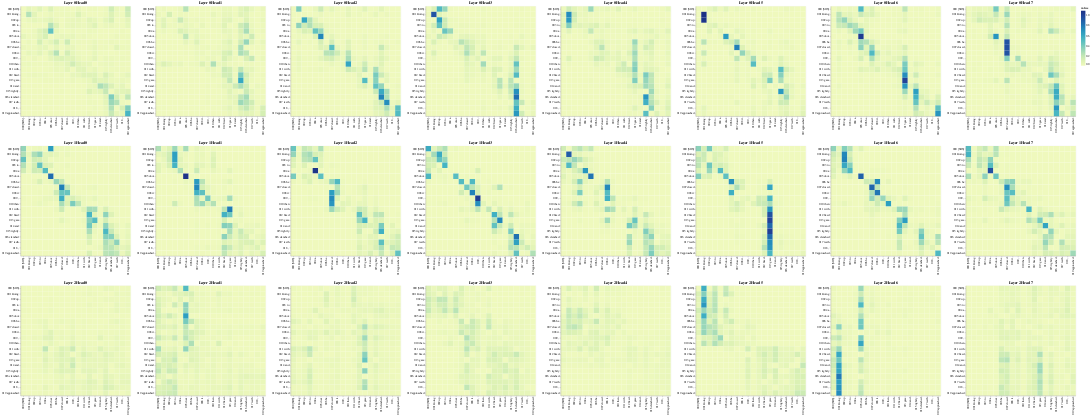

Notebook source saved alongside this figure:
### Code cell
layers = [0, 1, 2]
heads = [0, 1, 2, 3, 4, 5, 6, 7]
import altair as alt

# Encodeur Self-Attention
get_all_attention_maps("encoder", layers, heads, encoder_input_tokens, encoder_input_tokens, min(20, sentence_len))

### Figure 1 — Vega-Lite specification as saved in the notebook (floating-point values rounded to 4 significant figures; data arrays with more than 128 entries replaced by an {"elided": "..."} marker saying what was removed)
{"config": {"view": {"continuousWidth": 300, "continuousHeight": 300}}, "vconcat": [{"hconcat": [{"data": {"name": "data-fa141a53e206e65a7768e92fcc20f0c4"}, "mark": {"type": "rect"}, "encoding": {"color": {"field": "value", "type": "quantitative"}, "tooltip": [{"field": "row", "type": "quantitative"}, {"field": "column", "type": "quantitative"}, {"field": "value", "type": "quantitative"}, {"field": "row_token", "type": "nominal"}, {"field": "col_token", "type": "nominal"}], "x": {"axis": {"title": ""}, "field": "col_token", "type": "nominal"}, "y": {"axis": {"title": ""}, "field": "row_token", "type": "nominal"}}, "height": 400, "name": "view_1", "title": "Layer 0 Head 0", "width": 400}, {"data": {"name": "data-ade71dc9088effbbb4d00c913597dc69"}, "mark": {"type": "rect"}, "encoding": {"color": {"field": "value", "type": "quantitative"}, "tooltip": [{"field": "row", "type": "quantitative"}, {"field": "column", "type": "quantitative"}, {"field": "value", "type": "quantitative"}, {"field": "row_token", "type": "nominal"}, {"field": "col_token", "type": "nominal"}], "x": {"axis": {"title": ""}, "field": "col_token", "type": "nominal"}, "y": {"axis": {"title": ""}, "field": "row_token", "type": "nominal"}}, "height": 400, "name": "view_2", "title": "Layer 0 Head 1", "width": 400}, {"data": {"name": "data-fa3ad2eb3f34eb330dce587967562ea3"}, "mark": {"type": "rect"}, "encoding": {"color": {"field": "value", "type": "quantitative"}, "tooltip": [{"field": "row", "type": "quantitative"}, {"field": "column", "type": "quantitative"}, {"field": "value", "type": "quantitative"}, {"field": "row_token", "type": "nominal"}, {"field": "col_token", "type": "nominal"}], "x": {"axis": {"title": ""}, "field": "col_token", "type": "nominal"}, "y": {"axis": {"title": ""}, "field": "row_token", "type": "nominal"}}, "height": 400, "name": "view_3", "title": "Layer 0 Head 2", "width": 400}, {"data": {"name": "data-727899dd57dad20f2aef6b96ebd1da6f"}, "mark": {"type": "rect"}, "encoding": {"color": {"field": "value", "type": "quantitative"}, "tooltip": [{"field": "row", "type": "quantitative"}, {"field": "column", "type": "quantitative"}, {"field": "value", "type": "quantitative"}, {"field": "row_token", "type": "nominal"}, {"field": "col_token", "type": "nominal"}], "x": {"axis": {"title": ""}, "field": "col_token", "type": "nominal"}, "y": {"axis": {"title": ""}, "field": "row_token", "type": "nominal"}}, "height": 400, "name": "view_4", "title": "Layer 0 Head 3", "width": 400}, {"data": {"name": "data-d6d1868feb2ea981d3f64a584e8e0d1d"}, "mark": {"type": "rect"}, "encoding": {"color": {"field": "value", "type": "quantitative"}, "tooltip": [{"field": "row", "type": "quantitative"}, {"field": "column", "type": "quantitative"}, {"field": "value", "type": "quantitative"}, {"field": "row_token", "type": "nominal"}, {"field": "col_token", "type": "nominal"}], "x": {"axis": {"title": ""}, "field": "col_token", "type": "nominal"}, "y": {"axis": {"title": ""}, "field": "row_token", "type": "nominal"}}, "height": 400, "name": "view_5", "title": "Layer 0 Head 4", "width": 400}, {"data": {"name": "data-2ae01bd248e0e9fd5aa62bfa5133472d"}, "mark": {"type": "rect"}, "encoding": {"color": {"field": "value", "type": "quantitative"}, "tooltip": [{"field": "row", "type": "quantitative"}, {"field": "column", "type": "quantitative"}, {"field": "value", "type": "quantitative"}, {"field": "row_token", "type": "nominal"}, {"field": "col_token", "type": "nominal"}], "x": {"axis": {"title": ""}, "field": "col_token", "type": "nominal"}, "y": {"axis": {"title": ""}, "field": "row_token", "type": "nominal"}}, "height": 400, "name": "view_6", "title": "Layer 0 Head 5", "width": 400}, {"data": {"name": "data-19fd1d5af3df614841b7639913a81e65"}, "mark": {"type": "rect"}, "encoding": {"color": {"field": "value", "type": "quantitative"}, "tooltip": [{"field": "row", "type": "quantitative"}, {"field": "column", "type": "quantitative"}, {"field": "value", "type": "quantitative"}, {"field": "row_token", "type": "nominal"}, {"field": "col_token", "type": "nominal"}], "x": {"axis": {"title": ""}, "field": "col_token", "type": "nominal"}, "y": {"axis": {"title": ""}, "field": "row_token", "type": "nominal"}}, "height": 400, "name": "view_7", "title": "Layer 0 Head 6", "width": 400}, {"data": {"name": "data-ce6bf4d42600b95739857fae74d6c36e"}, "mark": {"type": "rect"}, "encoding": {"color": {"field": "value", "type": "quantitative"}, "tooltip": [{"field": "row", "type": "quantitative"}, {"field": "column", "type": "quantitative"}, {"field": "value", "type": "quantitative"}, {"field": "row_token", "type": "nominal"}, {"field": "col_token", "type": "nominal"}], "x": {"axis": {"title": ""}, "field": "col_token", "type": "nominal"}, "y": {"axis": {"title": ""}, "field": "row_token", "type": "nominal"}}, "height": 400, "name": "view_8", "title": "Layer 0 Head 7", "width": 400}]}, {"hconcat": [{"data": {"name": "data-2c2ec38825a5908915a42af7c46dddd5"}, "mark": {"type": "rect"}, "encoding": {"color": {"field": "value", "type": "quantitative"}, "tooltip": [{"field": "row", "type": "quantitative"}, {"field": "column", "type": "quantitative"}, {"field": "value", "type": "quantitative"}, {"field": "row_token", "type": "nominal"}, {"field": "col_token", "type": "nominal"}], "x": {"axis": {"title": ""}, "field": "col_token", "type": "nominal"}, "y": {"axis": {"title": ""}, "field": "row_token", "type": "nominal"}}, "height": 400, "name": "view_9", "title": "Layer 1 Head 0", "width": 400}, {"data": {"name": "data-1bc7156eafeb9618fe38e2ee610bdb6c"}, "mark": {"type": "rect"}, "encoding": {"color": {"field": "value", "type": "quantitative"}, "tooltip": [{"field": "row", "type": "quantitative"}, {"field": "column", "type": "quantitative"}, {"field": "value", "type": "quantitative"}, {"field": "row_token", "type": "nominal"}, {"field": "col_token", "type": "nominal"}], "x": {"axis": {"title": ""}, "field": "col_token", "type": "nominal"}, "y": {"axis": {"title": ""}, "field": "row_token", "type": "nominal"}}, "height": 400, "name": "view_10", "title": "Layer 1 Head 1", "width": 400}, {"data": {"name": "data-9bc95e94df91dc8d893b84959ed0d60e"}, "mark": {"type": "rect"}, "encoding": {"color": {"field": "value", "type": "quantitative"}, "tooltip": [{"field": "row", "type": "quantitative"}, {"field": "column", "type": "quantitative"}, {"field": "value", "type": "quantitative"}, {"field": "row_token", "type": "nominal"}, {"field": "col_token", "type": "nominal"}], "x": {"axis": {"title": ""}, "field": "col_token", "type": "nominal"}, "y": {"axis": {"title": ""}, "field": "row_token", "type": "nominal"}}, "height": 400, "name": "view_11", "title": "Layer 1 Head 2", "width": 400}, {"data": {"name": "data-1ebf4fa378365a2084ff9a5e75a16279"}, "mark": {"type": "rect"}, "encoding": {"color": {"field": "value", "type": "quantitative"}, "tooltip": [{"field": "row", "type": "quantitative"}, {"field": "column", "type": "quantitative"}, {"field": "value", "type": "quantitative"}, {"field": "row_token", "type": "nominal"}, {"field": "col_token", "type": "nominal"}], "x": {"axis": {"title": ""}, "field": "col_token", "type": "nominal"}, "y": {"axis": {"title": ""}, "field": "row_token", "type": "nominal"}}, "height": 400, "name": "view_12", "title": "Layer 1 Head 3", "width": 400}, {"data": {"name": "data-a09b42e29cdcf25e030ab668d7485244"}, "mark": {"type": "rect"}, "encoding": {"color": {"field": "value", "type": "quantitative"}, "tooltip": [{"field": "row", "type": "quantitative"}, {"field": "column", "type": "quantitative"}, {"field": "value", "type": "quantitative"}, {"field": "row_token", "type": "nominal"}, {"field": "col_token", "type": "nominal"}], "x": {"axis": {"title": ""}, "field": "col_token", "type": "nominal"}, "y": {"axis": {"title": ""}, "field": "row_token", "type": "nominal"}}, "height": 400, "name": "view_13", "title": "Layer 1 Head 4", "width": 400}, {"data": {"name": "data-b702b53c04598429480c61e21f71019c"}, "mark": {"type": "rect"}, "encoding": {"color": {"field": "value", "type": "quantitative"}, "tooltip": [{"field": "row", "type": "quantitative"}, {"field": "column", "type": "quantitative"}, {"field": "value", "type": "quantitative"}, {"field": "row_token", "type": "nominal"}, {"field": "col_token", "type": "nominal"}], "x": {"axis": {"title": ""}, "field": "col_token", "type": "nominal"}, "y": {"axis": {"title": ""}, "field": "row_token", "type": "nominal"}}, "height": 400, "name": "view_14", "title": "Layer 1 Head 5", "width": 400}, {"data": {"name": "data-37fa5662722fd9de7ac28c764286be52"}, "mark": {"type": "rect"}, "encoding": {"color": {"field": "value", "type": "quantitative"}, "tooltip": [{"field": "row", "type": "quantitative"}, {"field": "column", "type": "quantitative"}, {"field": "value", "type": "quantitative"}, {"field": "row_token", "type": "nominal"}, {"field": "col_token", "type": "nominal"}], "x": {"axis": {"title": ""}, "field": "col_token", "type": "nominal"}, "y": {"axis": {"title": ""}, "field": "row_token", "type": "nominal"}}, "height": 400, "name": "view_15", "title": "Layer 1 Head 6", "width": 400}, {"data": {"name": "data-842303dc1b34f8d660d0d8f91cce5887"}, "mark": {"type": "rect"}, "encoding": {"color": {"field": "value", "type": "quantitative"}, "tooltip": [{"field": "row", "type": "quantitative"}, {"field": "column", "type": "quantitative"}, {"field": "value", "type": "quantitative"}, {"field": "row_token", "type": "nominal"}, {"field": "col_token", "type": "nominal"}], "x": {"axis": {"title": ""}, "field": "col_token", "type": "nominal"}, "y": {"axis": {"title": ""}, "field": "row_token", "type": "nominal"}}, "height": 400, "name": "view_16", "title": "Layer 1 Head 7", "width": 400}]}, {"hconcat": [{"data": {"name": "data-b1bdb9170071493e984f48feecb5be23"}, "mark": {"type": "rect"}, "encoding": {"color": {"field": "value", "type": "quantitative"}, "tooltip": [{"field": "row", "type": "quantitative"}, {"field": "column", "type": "quantitative"}, {"field": "value", "type": "quantitative"}, {"field": "row_token", "type": "nominal"}, {"field": "col_token", "type": "nominal"}], "x": {"axis": {"title": ""}, "field": "col_token", "type": "nominal"}, "y": {"axis": {"title": ""}, "field": "row_token", "type": "nominal"}}, "height": 400, "name": "view_17", "title": "Layer 2 Head 0", "width": 400}, {"data": {"name": "data-e8b5e304010d14b41fca9c774121fe7d"}, "mark": {"type": "rect"}, "encoding": {"color": {"field": "value", "type": "quantitative"}, "tooltip": [{"field": "row", "type": "quantitative"}, {"field": "column", "type": "quantitative"}, {"field": "value", "type": "quantitative"}, {"field": "row_token", "type": "nominal"}, {"field": "col_token", "type": "nominal"}], "x": {"axis": {"title": ""}, "field": "col_token", "type": "nominal"}, "y": {"axis": {"title": ""}, "field": "row_token", "type": "nominal"}}, "height": 400, "name": "view_18", "title": "Layer 2 Head 1", "width": 400}, {"data": {"name": "data-9bc27ff7a3ce6dcabec9ef9a84729249"}, "mark": {"type": "rect"}, "encoding": {"color": {"field": "value", "type": "quantitative"}, "tooltip": [{"field": "row", "type": "quantitative"}, {"field": "column", "type": "quantitative"}, {"field": "value", "type": "quantitative"}, {"field": "row_token", "type": "nominal"}, {"field": "col_token", "type": "nominal"}], "x": {"axis": {"title": ""}, "field": "col_token", "type": "nominal"}, "y": {"axis": {"title": ""}, "field": "row_token", "type": "nominal"}}, "height": 400, "name": "view_19", "title": "Layer 2 Head 2", "width": 400}, {"data": {"name": "data-7a730df56cd21f9ea197c8aefcfee399"}, "mark": {"type": "rect"}, "encoding": {"color": {"field": "value", "type": "quantitative"}, "tooltip": [{"field": "row", "type": "quantitative"}, {"field": "column", "type": "quantitative"}, {"field": "value", "type": "quantitative"}, {"field": "row_token", "type": "nominal"}, {"field": "col_token", "type": "nominal"}], "x": {"axis": {"title": ""}, "field": "col_token", "type": "nominal"}, "y": {"axis": {"title": ""}, "field": "row_token", "type": "nominal"}}, "height": 400, "name": "view_20", "title": "Layer 2 Head 3", "width": 400}, {"data": {"name": "data-f72141d03ad02c6b6b1b5e164f7313a5"}, "mark": {"type": "rect"}, "encoding": {"color": {"field": "value", "type": "quantitative"}, "tooltip": [{"field": "row", "type": "quantitative"}, {"field": "column", "type": "quantitative"}, {"field": "value", "type": "quantitative"}, {"field": "row_token", "type": "nominal"}, {"field": "col_token", "type": "nominal"}], "x": {"axis": {"title": ""}, "field": "col_token", "type": "nominal"}, "y": {"axis": {"title": ""}, "field": "row_token", "type": "nominal"}}, "height": 400, "name": "view_21", "title": "Layer 2 Head 4", "width": 400}, {"data": {"name": "data-e8db24e92d60c3a9fc80a0a80b213e9d"}, "mark": {"type": "rect"}, "encoding": {"color": {"field": "value", "type": "quantitative"}, "tooltip": [{"field": "row", "type": "quantitative"}, {"field": "column", "type": "quantitative"}, {"field": "value", "type": "quantitative"}, {"field": "row_token", "type": "nominal"}, {"field": "col_token", "type": "nominal"}], "x": {"axis": {"title": ""}, "field": "col_token", "type": "nominal"}, "y": {"axis": {"title": ""}, "field": "row_token", "type": "nominal"}}, "height": 400, "name": "view_22", "title": "Layer 2 Head 5", "width": 400}, {"data": {"name": "data-8bd68eb31f8c2be8d5b826e24b53b7c1"}, "mark": {"type": "rect"}, "encoding": {"color": {"field": "value", "type": "quantitative"}, "tooltip": [{"field": "row", "type": "quantitative"}, {"field": "column", "type": "quantitative"}, {"field": "value", "type": "quantitative"}, {"field": "row_token", "type": "nominal"}, {"field": "col_token", "type": "nominal"}], "x": {"axis": {"title": ""}, "field": "col_token", "type": "nominal"}, "y": {"axis": {"title": ""}, "field": "row_token", "type": "nominal"}}, "height": 400, "name": "view_23", "title": "Layer 2 Head 6", "width": 400}, {"data": {"name": "data-93249a43c5d17e61b939315cbe2897bc"}, "mark": {"type": "rect"}, "encoding": {"color": {"field": "value", "type": "quantitative"}, "tooltip": [{"field": "row", "type": "quantitative"}, {"field": "column", "type": "quantitative"}, {"field": "value", "type": "quantitative"}, {"field": "row_token", "type": "nominal"}, {"field": "col_token", "type": "nominal"}], "x": {"axis": {"title": ""}, "field": "col_token", "type": "nominal"}, "y": {"axis": {"title": ""}, "field": "row_token", "type": "nominal"}}, "height": 400, "name": "view_24", "title": "Layer 2 Head 7", "width": 400}]}], "params": [{"name": "param_1", "select": {"type": "interval", "encodings": ["x", "y"]}, "bind": "scales", "views": ["view_1"]}, {"name": "param_2", "select": {"type": "interval", "encodings": ["x", "y"]}, "bind": "scales", "views": ["view_2"]}, {"name": "param_3", "select": {"type": "interval", "encodings": ["x", "y"]}, "bind": "scales", "views": ["view_3"]}, {"name": "param_4", "select": {"type": "interval", "encodings": ["x", "y"]}, "bind": "scales", "views": ["view_4"]}, {"name": "param_5", "select": {"type": "interval", "encodings": ["x", "y"]}, "bind": "scales", "views": ["view_5"]}, {"name": "param_6", "select": {"type": "interval", "encodings": ["x", "y"]}, "bind": "scales", "views": ["view_6"]}, {"name": "param_7", "select": {"type": "interval", "encodings": ["x", "y"]}, "bind": "scales", "views": ["view_7"]}, {"name": "param_8", "select": {"type": "interval", "encodings": ["x", "y"]}, "bind": "scales", "views": ["view_8"]}, {"name": "param_9", "select": {"type": "interval", "encodings": ["x", "y"]}, "bind": "scales", "views": ["view_9"]}, {"name": "param_10", "select": {"type": "interval", "encodings": ["x", "y"]}, "bind": "scales", "views": ["view_10"]}, {"name": "param_11", "select": {"type": "interval", "encodings": ["x", "y"]}, "bind": "scales", "views": ["view_11"]}, {"name": "param_12", "select": {"type": "interval", "encodings": ["x", "y"]}, "bind": "scales", "views": ["view_12"]}, {"name": "param_13", "select": {"type": "interval", "encodings": ["x", "y"]}, "bind": "scales", "views": ["view_13"]}, {"name": "param_14", "select": {"type": "interval", "encodings": ["x", "y"]}, "bind": "scales", "views": ["view_14"]}, {"name": "param_15", "select": {"type": "interval", "encodings": ["x", "y"]}, "bind": "scales", "views": ["view_15"]}, {"name": "param_16", "select": {"type": "interval", "encodings": ["x", "y"]}, "bind": "scales", "views": ["view_16"]}, {"name": "param_17", "select": {"type": "interval", "encodings": ["x", "y"]}, "bind": "scales", "views": ["view_17"]}, {"name": "param_18", "select": {"type": "interval", "encodings": ["x", "y"]}, "bind": "scales", "views": ["view_18"]}, {"name": "param_19", "select": {"type": "interval", "encodings": ["x", "y"]}, "bind": "scales", "views": ["view_19"]}, {"name": "param_20", "select": {"type": "interval", "encodings": ["x", "y"]}, "bind": "scales", "views": ["view_20"]}, {"name": "param_21", "select": {"type": "interval", "encodings": ["x", "y"]}, "bind": "scales", "views": ["view_21"]}, {"name": "param_22", "select": {"type": "interval", "encodings": ["x", "y"]}, "bind": "scales", "views": ["view_22"]}, {"name": "param_23", "select": {"type": "interval", "encodings": ["x", "y"]}, "bind": "scales", "views": ["view_23"]}, {"name": "param_24", "select": {"type": "interval", "encodings": ["x", "y"]}, "bind": "scales", "views": ["view_24"]}], "$schema": "https://vega.github.io/schema/vega-lite/v5.16.3.json", "datasets": {"data-fa141a53e206e65a7768e92fcc20f0c4": {"elided": "400 records"}, "data-ade71dc9088effbbb4d00c913597dc69": {"elided": "400 records"}, "data-fa3ad2eb3f34eb330dce587967562ea3": {"elided": "400 records"}, "data-727899dd57dad20f2aef6b96ebd1da6f": {"elided": "400 records"}, "data-d6d1868feb2ea981d3f64a584e8e0d1d": {"elided": "400 records"}, "data-2ae01bd248e0e9fd5aa62bfa5133472d": {"elided": "400 records"}, "data-19fd1d5af3df614841b7639913a81e65": {"elided": "400 records"}, "data-ce6bf4d42600b95739857fae74d6c36e": {"elided": "400 records"}, "data-2c2ec38825a5908915a42af7c46dddd5": {"elided": "400 records"}, "data-1bc7156eafeb9618fe38e2ee610bdb6c": {"elided": "400 records"}, "data-9bc95e94df91dc8d893b84959ed0d60e": {"elided": "400 records"}, "data-1ebf4fa378365a2084ff9a5e75a16279": {"elided": "400 records"}, "data-a09b42e29cdcf25e030ab668d7485244": {"elided": "400 records"}, "data-b702b53c04598429480c61e21f71019c": {"elided": "400 records"}, "data-37fa5662722fd9de7ac28c764286be52": {"elided": "400 records"}, "data-842303dc1b34f8d660d0d8f91cce5887": {"elided": "400 records"}, "data-b1bdb9170071493e984f48feecb5be23": {"elided": "400 records"}, "data-e8b5e304010d14b41fca9c774121fe7d": {"elided": "400 records"}, "data-9bc27ff7a3ce6dcabec9ef9a84729249": {"elided": "400 records"}, "data-7a730df56cd21f9ea197c8aefcfee399": {"elided": "400 records"}, "data-f72141d03ad02c6b6b1b5e164f7313a5": {"elided": "400 records"}, "data-e8db24e92d60c3a9fc80a0a80b213e9d": {"elided": "400 records"}, "data-8bd68eb31f8c2be8d5b826e24b53b7c1": {"elided": "400 records"}, "data-93249a43c5d17e61b939315cbe2897bc": {"elided": "400 records"}}}
